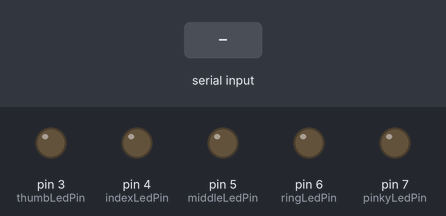
Recording of a sketch running on a simulated Arduino Uno, built with avr-gcc and run on an emulated ATmega328P. Parts: output pins drawn as LEDs (lit = HIGH). The inputs (shaded band) are chosen by the test bench.

Above: at 1.2 s.
1.3 s: "0" received over Serial
At 2.2 s:
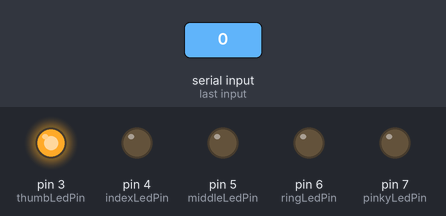
2.8 s: "2" received over Serial
At 3.3 s:
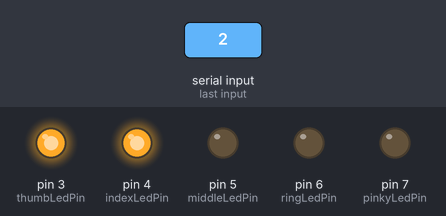
4.3 s: "1" received over Serial
At 5.5 s:
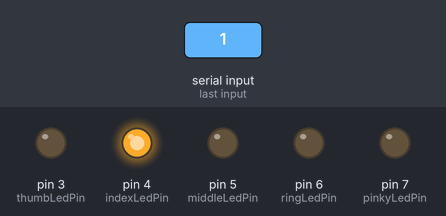
5.8 s: "4" received over Serial
At 6.8 s:
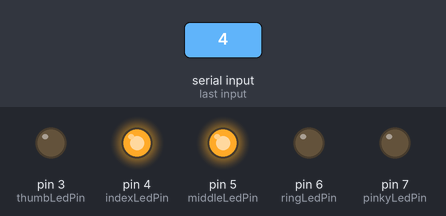
7.3 s: "3" received over Serial
At 7.9 s:
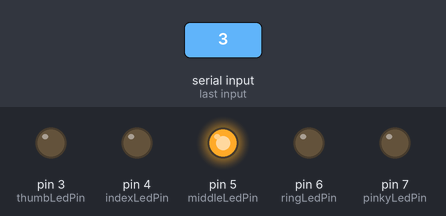
8.8 s: "6" received over Serial
At 9.1 s:
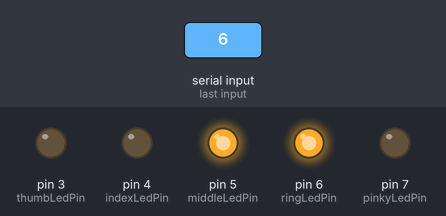
Timing chart, 0 to 11.3 s (numbered marks = the images above; inputs shaded):
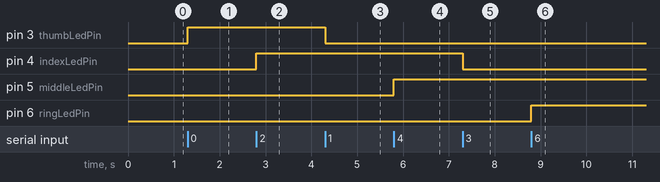

Measured:
- after the input at 1.3 s, pin 3 (thumbLedPin): LOW → HIGH at once
- after the input at 2.8 s, pin 4 (indexLedPin): LOW → HIGH at once
- after the input at 4.3 s, pin 3 (thumbLedPin): HIGH → LOW at once
- after the input at 5.8 s, pin 5 (middleLedPin): LOW → HIGH at once
- after the input at 7.3 s, pin 4 (indexLedPin): HIGH → LOW at once
- after the input at 8.8 s, pin 6 (ringLedPin): LOW → HIGH at once

The sketch:

finger.ino
```cpp
const int thumbLedPin = 3;
const int indexLedPin = 4;
const int middleLedPin = 5;
const int ringLedPin = 6;
const int pinkyLedPin = 7;

void setup() {
  Serial.begin(9600);

  pinMode(thumbLedPin, OUTPUT);
  pinMode(indexLedPin, OUTPUT);
  pinMode(middleLedPin, OUTPUT);
  pinMode(ringLedPin, OUTPUT);
  pinMode(pinkyLedPin, OUTPUT);

  // Initialize LEDs to off
  digitalWrite(thumbLedPin, LOW);
  digitalWrite(indexLedPin, LOW);
  digitalWrite(middleLedPin, LOW);
  digitalWrite(ringLedPin, LOW);
  digitalWrite(pinkyLedPin, LOW);
}

void loop() {
  if (Serial.available() > 0) {
    char receivedByte = Serial.read();

    switch (receivedByte) {
      case '0':
        digitalWrite(thumbLedPin, HIGH);
        break;
      case '1':
        digitalWrite(thumbLedPin, LOW);
        break;
      case '2':
        digitalWrite(indexLedPin, HIGH);
        break;
      case '3':
        digitalWrite(indexLedPin, LOW);
        break;
      case '4':
        digitalWrite(middleLedPin, HIGH);
        break;
      case '5':
        digitalWrite(middleLedPin, LOW);
        break;
      case '6':
        digitalWrite(ringLedPin, HIGH);
        break;
      case '7':
        digitalWrite(ringLedPin, LOW);
        break;
      case '8':
        digitalWrite(pinkyLedPin, HIGH);
        break;
      case '9':
        digitalWrite(pinkyLedPin, LOW);
        break;
    }
  }
}
```
